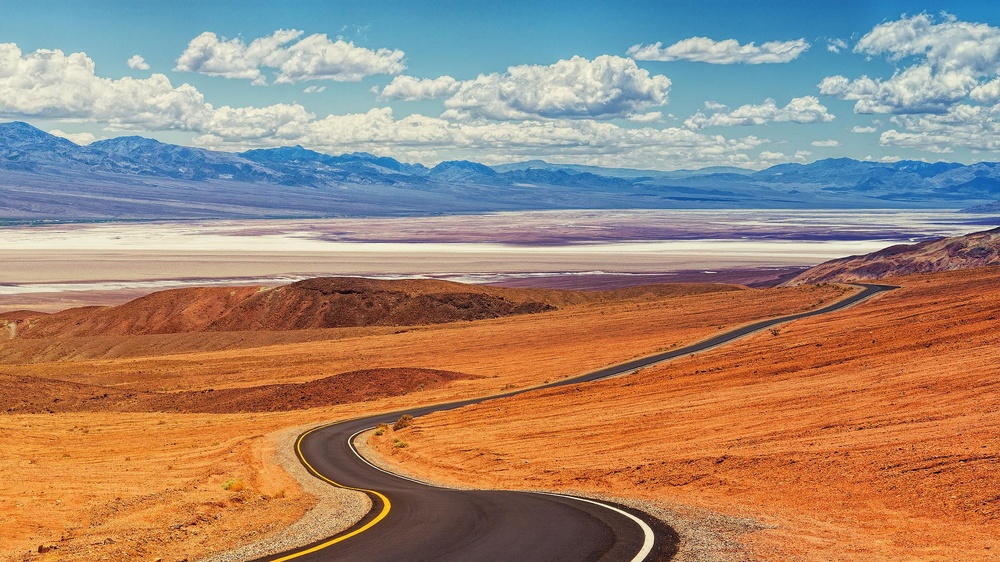
#> input picture Project/400131018_LA_Project/Q2/Source.jpg, 1000 x 562 px, shrunk from 1920 x 1080 before the run
$ jupyter execute Histogram_matching.ipynb
#> lines starting #> are read from the running program, lines starting #| are printed output that depends on the picture
[cell 1]
import numpy as np

import matplotlib.pyplot as plt
import seaborn as sns; sns.set(); sns.set_style('dark')

import cv2

def rgb(img):
    return cv2.cvtColor(img, cv2.COLOR_BGR2RGB)

def bgr(img):
    return cv2.cvtColor(img, cv2.COLOR_RGB2BGR)

def gray(img):
    return cv2.cvtColor(img, cv2.COLOR_RGB2GRAY)

def disp(img, title='', s=8, vmin=None, vmax=None):
    plt.figure(figsize=(s,s))
    plt.axis('off')
    if vmin is not None and vmax is not None:
        plt.imshow(img, cmap='gray', vmin=vmin, vmax=vmax)
    else:
        plt.imshow(img, cmap='gray')
    plt.title(title)
    plt.show()

[cell 2]
img_1 = rgb(cv2.imread('Source.jpg'))
img_2 = rgb(cv2.imread('Reference.jpg'))
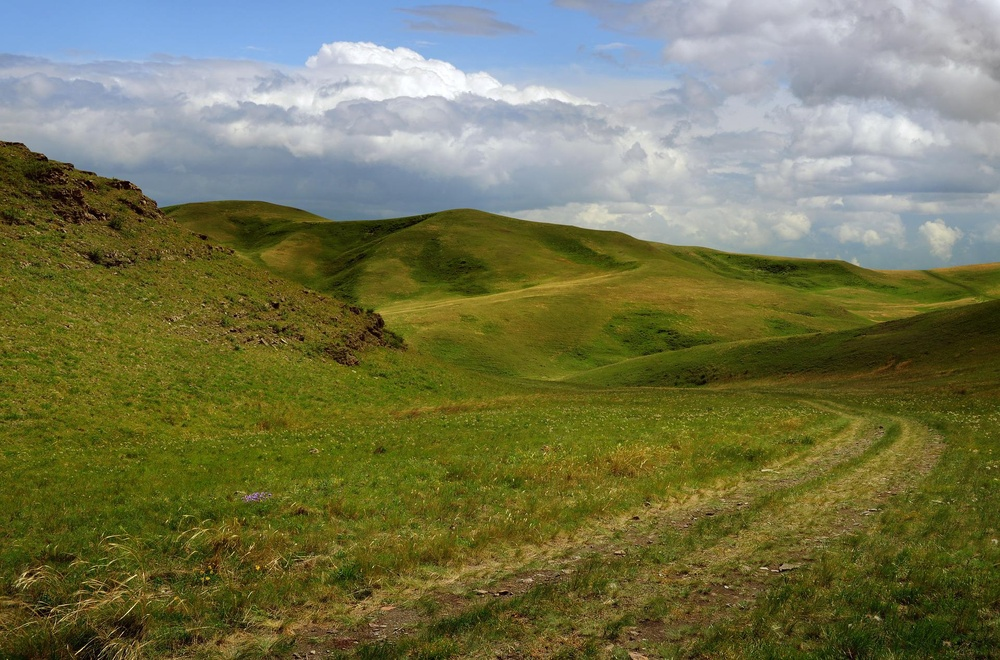
#> input picture Project/400131018_LA_Project/Q2/Reference.jpg, 1000 x 660 px, shrunk from 1920 x 1267 before the run
cat = rgb(cv2.imread('cat.png'))
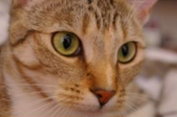
#> input picture Project/400131018_LA_Project/Q2/cat.png, 177 x 117 px, shrunk from 339 x 224 before the run
dogs = rgb(cv2.imread('dogs.png'))
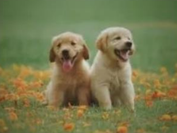
#> input picture Project/400131018_LA_Project/Q2/dogs.png, 177 x 133 px, shrunk from 340 x 256 before the run
sunset = rgb(cv2.imread('sunset.png'))
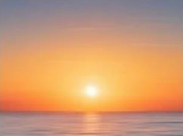
#> input picture Project/400131018_LA_Project/Q2/sunset.png, 183 x 136 px, shrunk from 351 x 262 before the run
tea = rgb(cv2.imread('tea.png'))
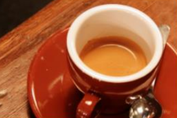
#> input picture Project/400131018_LA_Project/Q2/tea.png, 177 x 118 px, shrunk from 339 x 226 before the run
disp(img_1)

[cell 3]
a = np.array([10,10,10,10,2,3,3,3,4,4,4,4,5])
np.unique(a, return_counts=True, return_inverse=True)
a.size

[cell 4]
def match_cumulative_cdf(source, template):
    src_values, src_unique_indices, src_counts = np.unique(
        source.ravel(),
        return_inverse=True,
        return_counts=True)
    tmpl_values, tmpl_counts = np.unique(template.ravel(), return_counts=True)

    # calculate normalized quantiles for each array
    src_quantiles = np.cumsum(src_counts) / source.size
    tmpl_quantiles = np.cumsum(tmpl_counts) / template.size

    interp_a_values = np.interp(src_quantiles, tmpl_quantiles, tmpl_values)
    return interp_a_values[src_unique_indices].reshape(source.shape)

[cell 5]
def histogram_matching(img_1, img_2):
    img_result = np.zeros_like(img_1)
    for channel in range(img_result.shape[2]):
        matched_channel = match_cumulative_cdf(img_1[:,:,channel], img_2[:,:,channel])
        img_result[:,:,channel] = matched_channel
    return img_result

[cell 6]
plt.hist(img_1[:,:,0].ravel(), 255, linewidth=0.0, fc='r');
#> figure, not shown here; tallest bar 4575 high, from x = 207.5 to 208.5

[cell 7]
matched = histogram_matching(img_1, img_2)
cv2.imwrite("matched.jpg", bgr(matched))

fig, axs = plt.subplots(3,4, figsize=(8,4), constrained_layout=True)
fig.dpi=120
images = [img_1, img_2, matched]
fig.suptitle("Histogram Matching")
for ax in axs.ravel():
    ax.axis('off')

for i in range(3):
    axs[i][0].imshow(images[i])
    axs[i][1].hist(images[i][:,:,0].ravel(), 255, linewidth=0.0, fc='r');
    axs[i][2].hist(images[i][:,:,1].ravel(), 255, linewidth=0.0, fc='g');
    axs[i][3].hist(images[i][:,:,2].ravel(), 255, linewidth=0.0, fc='b');

plt.savefig("Histogram_matching.jpg")

[cell 8]
matched = histogram_matching(cat, tea)
#> after the loop in histogram_matching (call 2), `for channel in range(img_result.shape[2]):`:
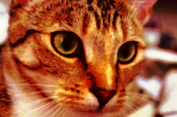
#> img_result: shape (117, 177, 3); mean R, G, B 165.1, 89.6, 54.1
cv2.imwrite("matched2.jpg", bgr(matched))

fig, axs = plt.subplots(3,4, figsize=(8,4), constrained_layout=True)
fig.dpi=120
images = [cat, tea, matched]
fig.suptitle("Histogram Matching")
for ax in axs.ravel():
    ax.axis('off')

for i in range(3):
    axs[i][0].imshow(images[i])
    axs[i][1].hist(images[i][:,:,0].ravel(), 255, linewidth=0.0, fc='r');
    axs[i][2].hist(images[i][:,:,1].ravel(), 255, linewidth=0.0, fc='g');
    axs[i][3].hist(images[i][:,:,2].ravel(), 255, linewidth=0.0, fc='b');

plt.savefig("Histogram_matching2.jpg")

[cell 9]
matched = histogram_matching(dogs, sunset)
#> after the loop in histogram_matching (call 3), `for channel in range(img_result.shape[2]):`:
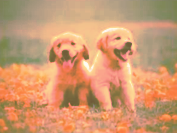
#> img_result: shape (133, 177, 3); mean R, G, B 206.6, 152.9, 112.6
cv2.imwrite("matched3.jpg", bgr(matched))

fig, axs = plt.subplots(3,4, figsize=(8,4), constrained_layout=True)
fig.dpi=120
images = [dogs, sunset, matched]
fig.suptitle("Histogram Matching")
for ax in axs.ravel():
    ax.axis('off')

for i in range(3):
    axs[i][0].imshow(images[i])
    axs[i][1].hist(images[i][:,:,0].ravel(), 255, linewidth=0.0, fc='r');
    axs[i][2].hist(images[i][:,:,1].ravel(), 255, linewidth=0.0, fc='g');
    axs[i][3].hist(images[i][:,:,2].ravel(), 255, linewidth=0.0, fc='b');

plt.savefig("Histogram_matching3.jpg")

[cell 10]
matched = histogram_matching(img_2, img_1)
#> the loop in histogram_matching (call 4), `for channel in range(img_result.shape[2]):` made 3 passes
#> pass 1, in histogram_matching (call 4), `matched_channel = match_cumulative_cdf(img_1[:,:,channel], img_2[:,:,c..`:
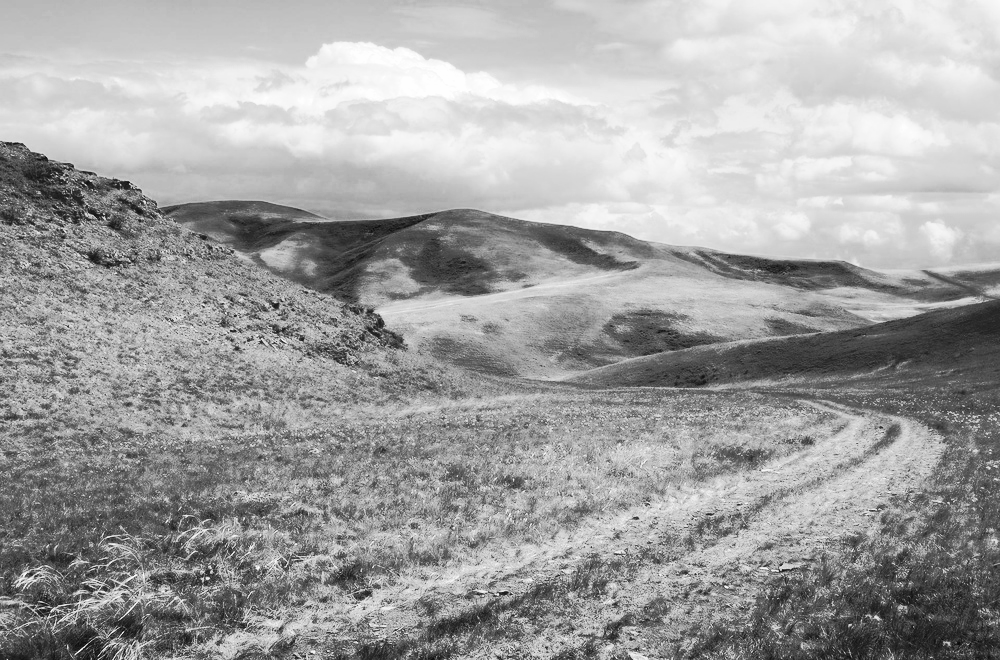
#> matched_channel: shape (660, 1000) float64; min 9.41, max 255, mean 162.1
#> after the loop in histogram_matching (call 4), `for channel in range(img_result.shape[2]):`:
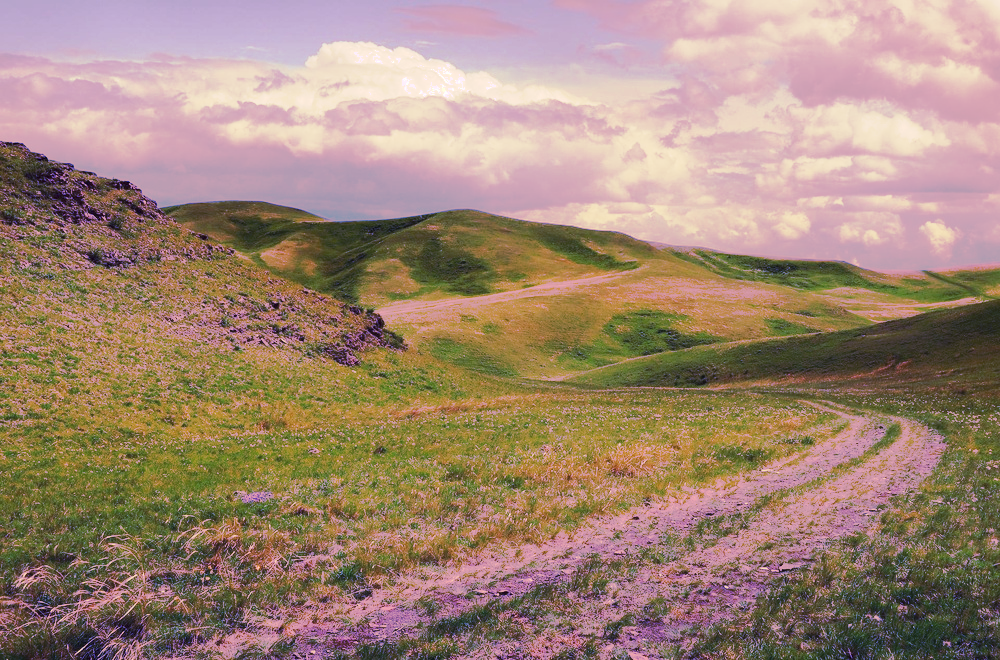
#> img_result: shape (660, 1000, 3); mean R, G, B 161.5, 135.7, 118.4
cv2.imwrite("matched4.jpg", bgr(matched))

fig, axs = plt.subplots(3,4, figsize=(8,4), constrained_layout=True)
fig.dpi=120
images = [img_2, img_1, matched]
fig.suptitle("Histogram Matching")
for ax in axs.ravel():
    ax.axis('off')

for i in range(3):
    axs[i][0].imshow(images[i])
    axs[i][1].hist(images[i][:,:,0].ravel(), 255, linewidth=0.0, fc='r');
    axs[i][2].hist(images[i][:,:,1].ravel(), 255, linewidth=0.0, fc='g');
    axs[i][3].hist(images[i][:,:,2].ravel(), 255, linewidth=0.0, fc='b');

plt.savefig("Histogram_matching4.jpg")
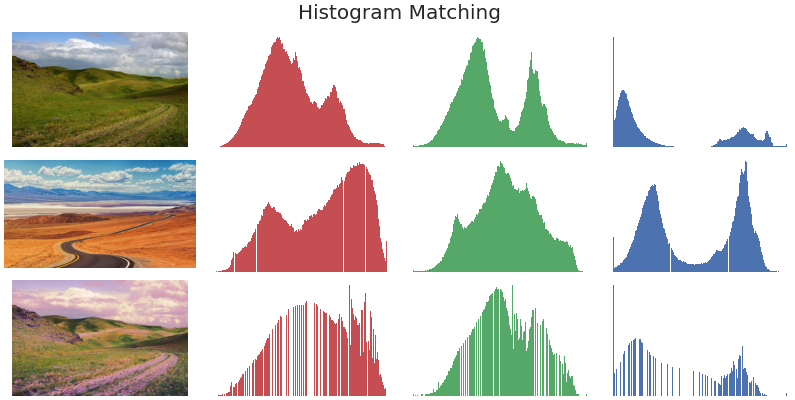
#> figure drawn by matplotlib, 12 panels
